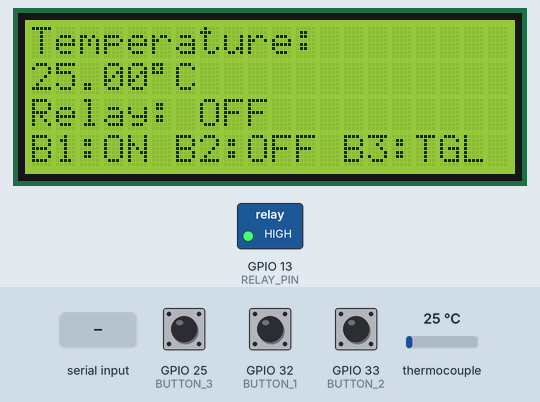
Simulated run of this sketch. Board: ESP32. On the bench: 20×4 character LCD, switched loads named in the sketch (green lamp = pin HIGH). Inputs (shaded band) come from the test bench; at power-on: GPIO 25 (BUTTON_3) HIGH, GPIO 33 (BUTTON_2) HIGH, thermocouple 25 °C, GPIO 32 (BUTTON_1) HIGH. What the sketch prints to the serial monitor is not drawn.

Above: at 2.8 s.
2.9 s: GPIO 25 (BUTTON_3) pulled LOW for 0.15 s
At 4.3 s:
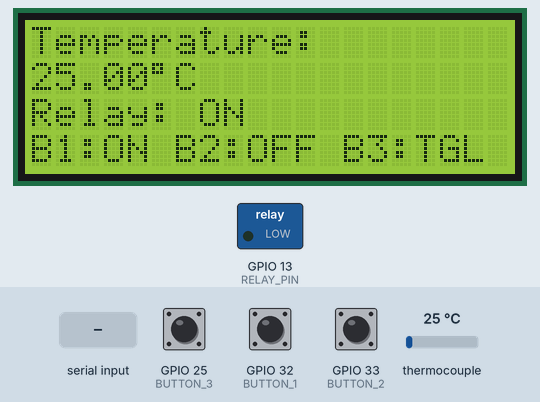
4.6 s: GPIO 33 (BUTTON_2) pulled LOW for 0.15 s
At 4.94 s:
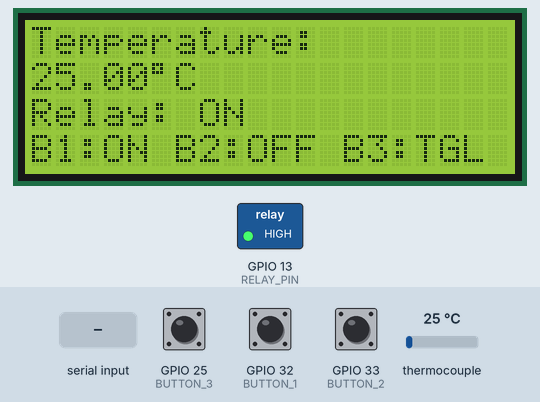
6.6 s: thermocouple set to 6 °C
At 7.3 s:
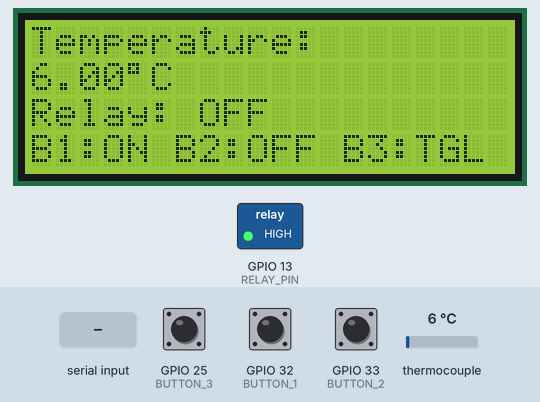
8.1 s: GPIO 32 (BUTTON_1) pulled LOW for 0.15 s
At 8.44 s:
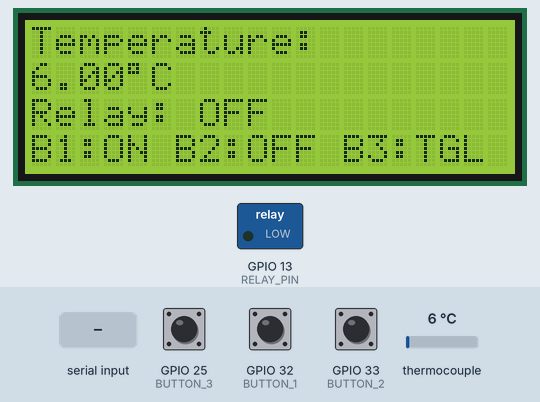
10.1 s: "OFF\n" received over Serial
At 10.11 s:
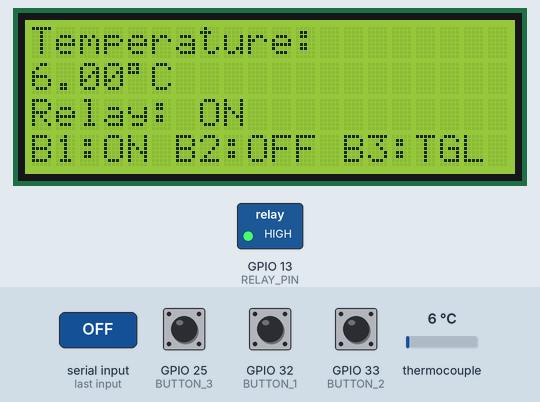
11.6 s: thermocouple set to 75 °C
At 12.5 s:
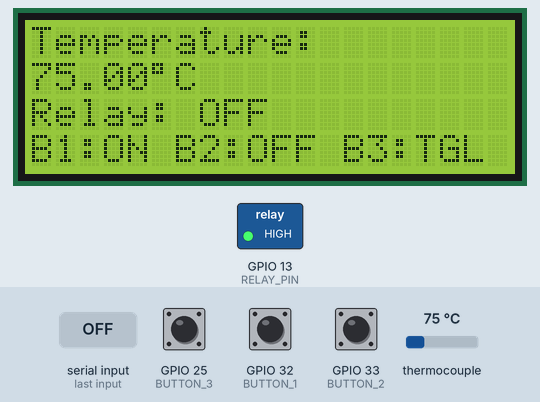
Timing chart, 0 to 14.1 s (numbered marks = the images above; inputs shaded):
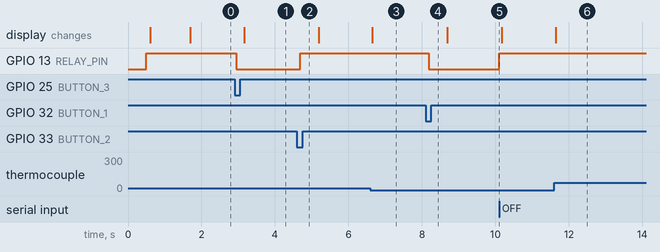

The sketch:

test_lcd.ino
```cpp
#include <Arduino.h>
#include <Wire.h>
#include <LiquidCrystal_I2C.h>
#include <max6675.h>

// =====================================================
// PIN CONFIGURATION
// =====================================================

// MAX6675
#define MAX6675_SCK 18
#define MAX6675_CS   5
#define MAX6675_SO  19

// I2C LCD
#define I2C_SDA 22
#define I2C_SCL 21

// Buttons (button -> GPIO and GND)
#define BUTTON_1 32
#define BUTTON_2 33
#define BUTTON_3 25

// Relay
#define RELAY_PIN 13

// =====================================================
// RELAY CONFIGURATION
// =====================================================

// Most relay modules are ACTIVE LOW.
//
// ACTIVE LOW:
// GPIO LOW  = Relay ON
// GPIO HIGH = Relay OFF
//
// If your relay works opposite, change this to false.
#define RELAY_ACTIVE_LOW true

// =====================================================
// LCD
// =====================================================

// Common I2C address:
// 0x27 or 0x3F
LiquidCrystal_I2C lcd(0x27, 20, 4);

// =====================================================
// MAX6675
// =====================================================

MAX6675 thermocouple(
  MAX6675_SCK,
  MAX6675_CS,
  MAX6675_SO
);

// =====================================================
// VARIABLES
// =====================================================

bool relayState = false;

// Temperature
float temperatureC = 0.0;

// Update timers
unsigned long lastTemperatureRead = 0;
unsigned long lastSerialPrint = 0;
unsigned long lastLCDUpdate = 0;

const unsigned long TEMPERATURE_INTERVAL = 500;
const unsigned long SERIAL_INTERVAL      = 1000;
const unsigned long LCD_INTERVAL         = 500;

// =====================================================
// BUTTON DEBOUNCE
// =====================================================

struct Button {
  uint8_t pin;

  bool currentState;
  bool lastReading;

  unsigned long lastDebounceTime;
};

Button button1 = {
  BUTTON_1,
  HIGH,
  HIGH,
  0
};

Button button2 = {
  BUTTON_2,
  HIGH,
  HIGH,
  0
};

Button button3 = {
  BUTTON_3,
  HIGH,
  HIGH,
  0
};

const unsigned long DEBOUNCE_DELAY = 50;

// =====================================================
// RELAY FUNCTIONS
// =====================================================

void setRelay(bool state) {

  relayState = state;

  if (RELAY_ACTIVE_LOW) {
    digitalWrite(
      RELAY_PIN,
      relayState ? LOW : HIGH
    );
  }
  else {
    digitalWrite(
      RELAY_PIN,
      relayState ? HIGH : LOW
    );
  }

  Serial.print("[RELAY] ");

  if (relayState) {
    Serial.println("ON");
  }
  else {
    Serial.println("OFF");
  }
}

// -----------------------------------------------------

void relayOn() {
  setRelay(true);
}

// -----------------------------------------------------

void relayOff() {
  setRelay(false);
}

// -----------------------------------------------------

void toggleRelay() {
  setRelay(!relayState);
}

// =====================================================
// BUTTON FUNCTION
// =====================================================

bool buttonPressed(Button &button) {

  bool reading = digitalRead(button.pin);

  // Input changed
  if (reading != button.lastReading) {

    button.lastDebounceTime = millis();

  }

  // Stable longer than debounce delay
  if (
    (millis() - button.lastDebounceTime)
    > DEBOUNCE_DELAY
  ) {

    if (reading != button.currentState) {

      button.currentState = reading;

      // INPUT_PULLUP:
      // Pressed = LOW
      if (button.currentState == LOW) {

        button.lastReading = reading;

        return true;

      }
    }
  }

  button.lastReading = reading;

  return false;
}

// =====================================================
// READ BUTTONS
// =====================================================

void handleButtons() {

  // ---------------------------------------------------
  // BUTTON 1
  // Relay ON
  // ---------------------------------------------------

  if (buttonPressed(button1)) {

    Serial.println();
    Serial.println("[BUTTON 1] PRESSED");
    Serial.println("Action: Relay ON");

    relayOn();
  }

  // ---------------------------------------------------
  // BUTTON 2
  // Relay OFF
  // ---------------------------------------------------

  if (buttonPressed(button2)) {

    Serial.println();
    Serial.println("[BUTTON 2] PRESSED");
    Serial.println("Action: Relay OFF");

    relayOff();
  }

  // ---------------------------------------------------
  // BUTTON 3
  // Toggle Relay
  // ---------------------------------------------------

  if (buttonPressed(button3)) {

    Serial.println();
    Serial.println("[BUTTON 3] PRESSED");
    Serial.println("Action: Toggle Relay");

    toggleRelay();
  }
}

// =====================================================
// READ TEMPERATURE
// =====================================================

void readTemperature() {

  if (
    millis() - lastTemperatureRead
    >= TEMPERATURE_INTERVAL
  ) {

    lastTemperatureRead = millis();

    temperatureC =
      thermocouple.readCelsius();
  }
}

// =====================================================
// SERIAL TEMPERATURE OUTPUT
// =====================================================

void printStatus() {

  Serial.println("--------------------------------");

  Serial.print("Temperature : ");

  if (isnan(temperatureC)) {
    Serial.println("ERROR");
  }
  else {
    Serial.print(temperatureC, 2);
    Serial.println(" C");
  }

  Serial.print("Relay       : ");

  if (relayState) {
    Serial.println("ON");
  }
  else {
    Serial.println("OFF");
  }

  Serial.print("Button 1    : ");
  Serial.println(
    digitalRead(BUTTON_1) == LOW
      ? "PRESSED"
      : "RELEASED"
  );

  Serial.print("Button 2    : ");
  Serial.println(
    digitalRead(BUTTON_2) == LOW
      ? "PRESSED"
      : "RELEASED"
  );

  Serial.print("Button 3    : ");
  Serial.println(
    digitalRead(BUTTON_3) == LOW
      ? "PRESSED"
      : "RELEASED"
  );

  Serial.println("--------------------------------");
}

// =====================================================
// UPDATE LCD
// =====================================================

void updateLCD() {

  if (
    millis() - lastLCDUpdate
    < LCD_INTERVAL
  ) {
    return;
  }

  lastLCDUpdate = millis();

  // ---------------------------------------------------
  // Line 1
  // ---------------------------------------------------

  lcd.setCursor(0, 0);

  lcd.print("Temperature:       ");

  // ---------------------------------------------------
  // Line 2
  // ---------------------------------------------------

  lcd.setCursor(0, 1);

  if (isnan(temperatureC)) {

    lcd.print("Sensor ERROR       ");

  }
  else {

    lcd.print(temperatureC, 2);

    lcd.print((char)223);

    lcd.print("C             ");
  }

  // ---------------------------------------------------
  // Line 3
  // ---------------------------------------------------

  lcd.setCursor(0, 2);

  lcd.print("Relay: ");

  if (relayState) {
    lcd.print("ON ");
  }
  else {
    lcd.print("OFF");
  }

  lcd.print("          ");

  // ---------------------------------------------------
  // Line 4
  // ---------------------------------------------------

  lcd.setCursor(0, 3);

  lcd.print("B1:ON B2:OFF B3:TGL");
}

// =====================================================
// SERIAL COMMAND
// =====================================================

void handleSerial() {

  if (!Serial.available()) {
    return;
  }

  String command =
    Serial.readStringUntil('\n');

  command.trim();
  command.toUpperCase();

  Serial.print("[SERIAL COMMAND] ");
  Serial.println(command);

  // ---------------------------------------------------

  if (command == "ON") {

    relayOn();

  }

  // ---------------------------------------------------

  else if (command == "OFF") {

    relayOff();

  }

  // ---------------------------------------------------

  else if (
    command == "TOGGLE"
    || command == "T"
  ) {

    toggleRelay();

  }

  // ---------------------------------------------------

  else if (
    command == "STATUS"
    || command == "S"
  ) {

    printStatus();

  }

  // ---------------------------------------------------

  else {

    Serial.println("Unknown command");

    Serial.println(
      "Commands: ON, OFF, TOGGLE, STATUS"
    );
  }
}

// =====================================================
// SETUP
// =====================================================

void setup() {

  // ---------------------------------------------------
  // Serial
  // ---------------------------------------------------

  Serial.begin(115200);

  delay(500);

  Serial.println();
  Serial.println("==============================");
  Serial.println(" ESP32 Temperature Controller");
  Serial.println("==============================");

  // ---------------------------------------------------
  // Buttons
  // ---------------------------------------------------

  pinMode(
    BUTTON_1,
    INPUT_PULLUP
  );

  pinMode(
    BUTTON_2,
    INPUT_PULLUP
  );

  pinMode(
    BUTTON_3,
    INPUT_PULLUP
  );

  // ---------------------------------------------------
  // Relay
  // ---------------------------------------------------

  pinMode(
    RELAY_PIN,
    OUTPUT
  );

  // Start relay OFF
  relayOff();

  // ---------------------------------------------------
  // I2C
  // ---------------------------------------------------

  Wire.begin(
    I2C_SDA,
    I2C_SCL
  );

  // ---------------------------------------------------
  // LCD
  // ---------------------------------------------------

  lcd.init();

  lcd.backlight();

  lcd.clear();

  lcd.setCursor(0, 0);

  lcd.print("ESP32 Controller");

  lcd.setCursor(0, 1);

  lcd.print("Initializing...");

  // MAX6675 needs some stabilization time
  delay(1000);

  lcd.clear();

  // ---------------------------------------------------
  // Instructions
  // ---------------------------------------------------

  Serial.println();
  Serial.println("Serial Commands:");
  Serial.println("ON     -> Relay ON");
  Serial.println("OFF    -> Relay OFF");
  Serial.println("TOGGLE -> Toggle Relay");
  Serial.println("STATUS -> Show status");
  Serial.println();

  Serial.println("Buttons:");
  Serial.println("B1 -> Relay ON");
  Serial.println("B2 -> Relay OFF");
  Serial.println("B3 -> Toggle Relay");
  Serial.println();

  Serial.println("System Ready");
}

// =====================================================
// LOOP
// =====================================================

void loop() {

  // Read thermocouple
  readTemperature();

  // Read buttons
  handleButtons();

  // Serial commands
  handleSerial();

  // Update LCD
  updateLCD();

  // Periodic Serial Monitor output
  if (
    millis() - lastSerialPrint
    >= SERIAL_INTERVAL
  ) {

    lastSerialPrint = millis();

    Serial.print("[TEMP] ");

    if (isnan(temperatureC)) {

      Serial.print("ERROR");

    }
    else {

      Serial.print(temperatureC, 2);
      Serial.print(" C");
    }

    Serial.print(" | Relay: ");

    Serial.println(
      relayState ? "ON" : "OFF"
    );
  }
}
```

Measured:
- after the input at 2.9 s, GPIO 13 (RELAY_PIN): HIGH → LOW after 0.05 s; the display: changes after 0.26 s (image 1)
- after the input at 4.6 s, GPIO 13 (RELAY_PIN): LOW → HIGH after 0.09 s
- after the input at 6.6 s, the display: changes at once (image 3)
- after the input at 8.1 s, GPIO 13 (RELAY_PIN): HIGH → LOW after 0.09 s
- after the input at 10.1 s, GPIO 13 (RELAY_PIN): LOW → HIGH at once
- after the input at 11.6 s, the display: changes after 0.05 s (image 6)
